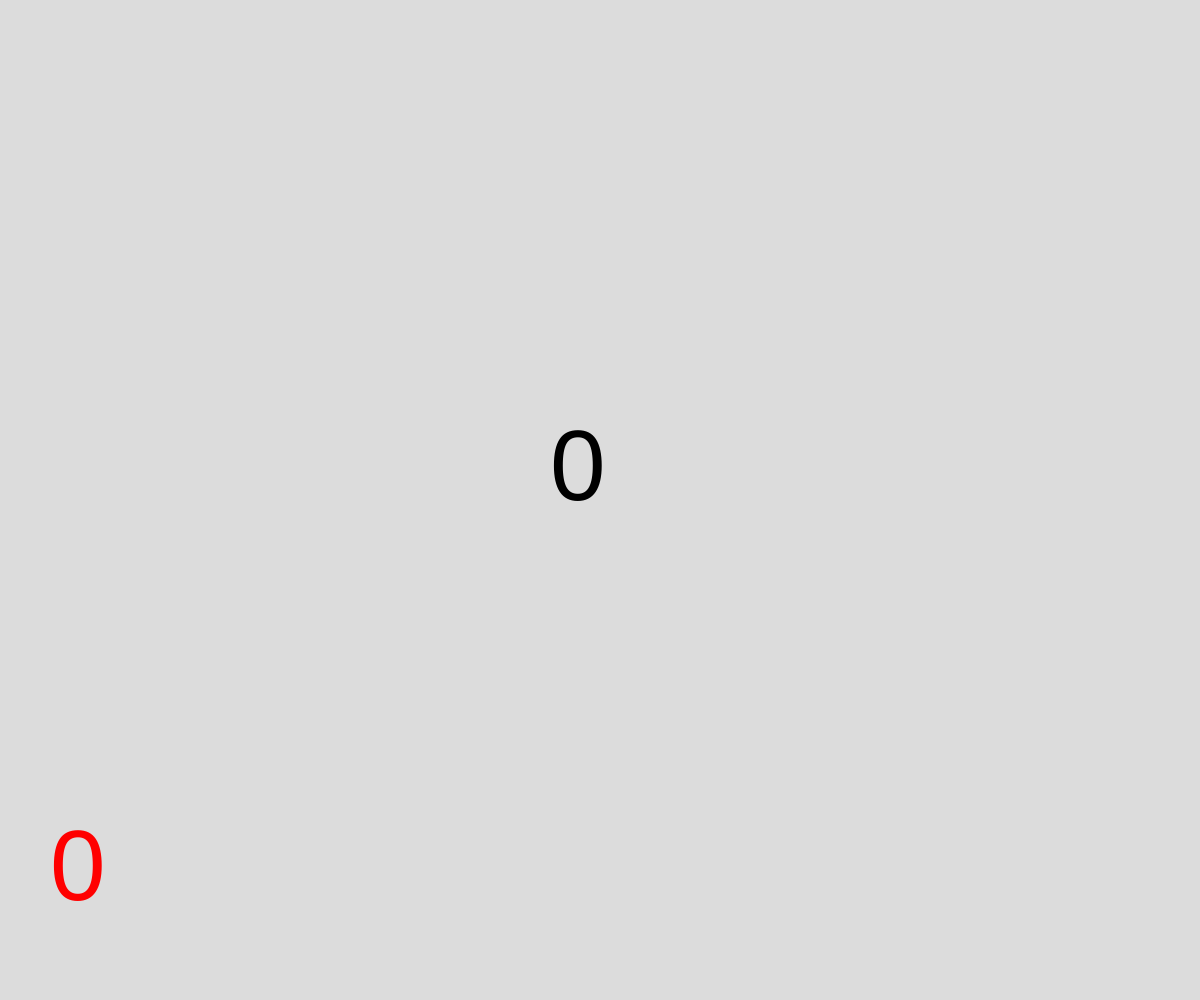
Frame 1 (no input)
Frame 60 (no input): identical to frame 1, image omitted
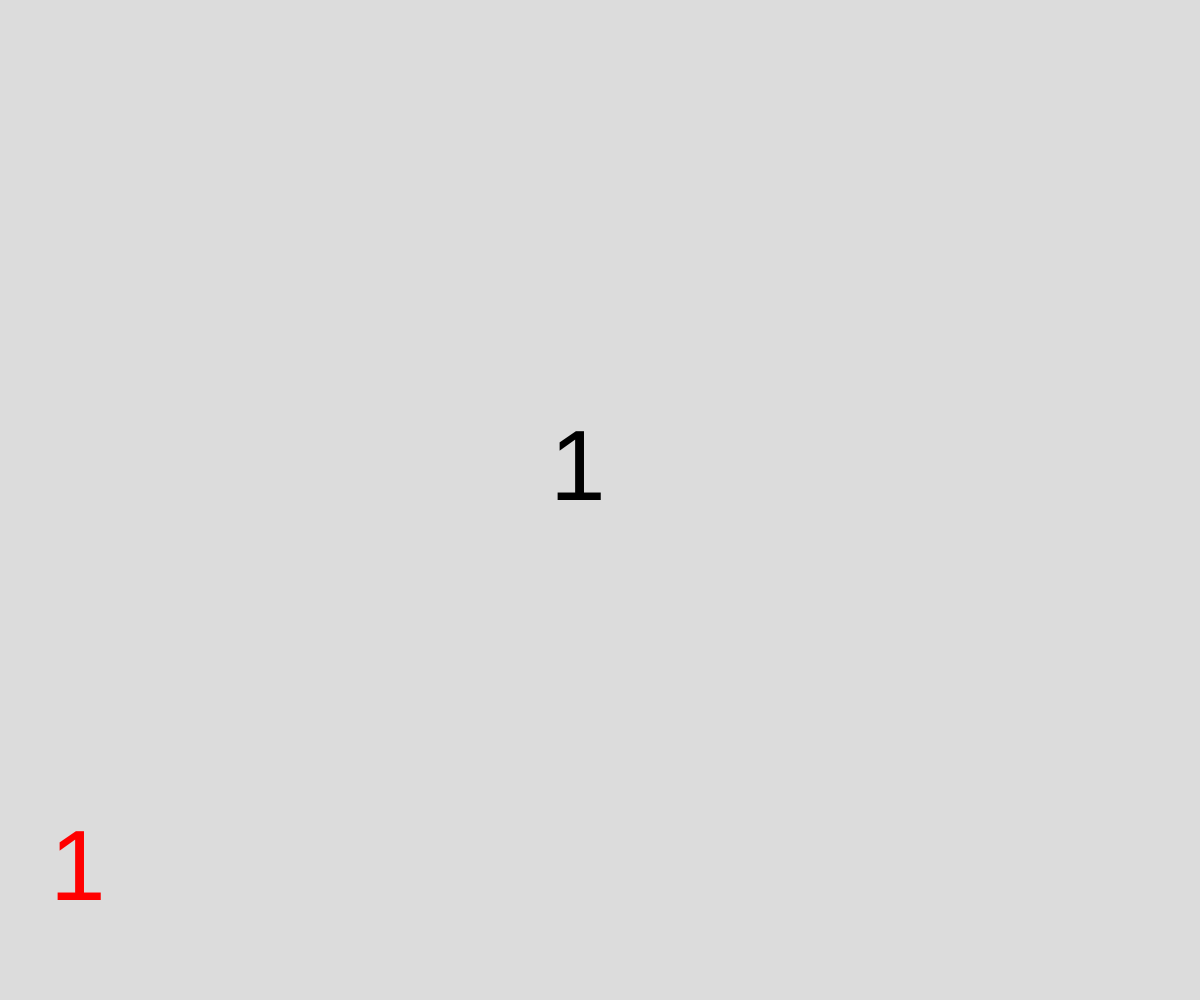
Frame 120 (the mouse pressed at the canvas centre since frame 60)

The p5.js sketch that drew these frames (run headless with seeded random() and noise() and a simulated clock; from frame 60 on, the mouse is pressed at the canvas centre):

// p5.js sketch
// ── sketch.js
// Local Storage
// Bucky Pedereson-Bradbury
// December 5th, 2022

let numberOfClicks = 0;
let highestEver = 0;

function setup() {
  createCanvas(windowWidth, windowHeight);
  if (getItem("highscore") !== null) {
    highestEver = getItem("highscore");
  }
  else {
    storeItem("highscore", 0);
  }
}

function draw() {
  background(220);

  fill("black");
  textSize(100);
  text(numberOfClicks, width/2 - 50, height/2);

  fill("red");
  text(highestEver, 50, height-100);
}

function mousePressed() {
  numberOfClicks++;

  if (numberOfClicks > getItem("highscore")) {
    storeItem("highscore", numberOfClicks);
    highestEver = numberOfClicks;
  }
}
